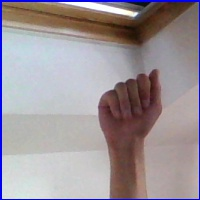
#> input picture asl_alphabet/asl_alphabet_train/asl_alphabet_train/A/A1595.jpg, 200 x 200 px; its folder holds only this picture in this run
$ jupyter execute --allow-errors 'Code1 (LightGBM) - ASL Alphabet.ipynb'
#> lines starting #> are read from the running program, lines starting #| are printed output that depends on the picture
#> further down, image is the input picture: shape (200, 200, 3); mean B, G, R 153.1, 148.1, 157.3
[cell 1]
import numpy as np
import matplotlib.pyplot as plt
import cv2
import os
from skimage.feature import canny
from sklearn.preprocessing import LabelEncoder

[cell 2]
# EDGE BASED SEGMENTATION
def preprocess1(image):
  # resizing
  image = cv2.resize(image,(96,96))
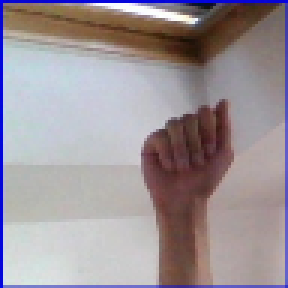
#> image: shape (96, 96, 3) (shown 3 times larger); mean of channels 0, 1, 2 152.9, 147.9, 157.2; drawn as B, G, R
  # gray scaling
  image = cv2.cvtColor(image, cv2.COLOR_BGR2GRAY)
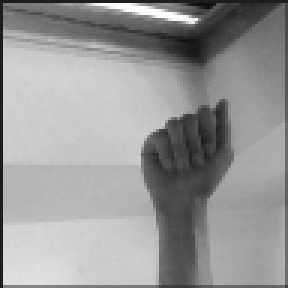
#> image: shape (96, 96) (shown 3 times larger); min 15, max 254, mean 151.3
  # log transformation
  c=0
  if np.max(image) == 0:
        c=0
  else:
        c = 255 / np.log(1 + np.max(image))
#> c = 46.02
  log_image = c * (np.log(image + 1))
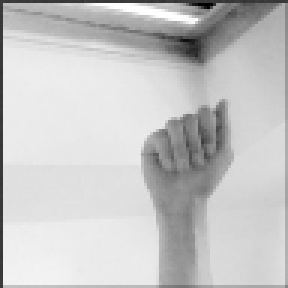
#> log_image: shape (96, 96) float16 (shown 3 times larger); min 127.7, max 255.1, mean 227; drawn with min black and max white
  log_image = np.array(log_image, dtype = np.uint8)
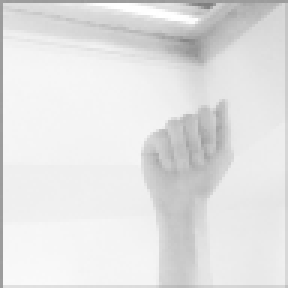
#> log_image: shape (96, 96) (shown 3 times larger); min 127, max 255, mean 226.6
  # canny edge detection
  image = canny(log_image)
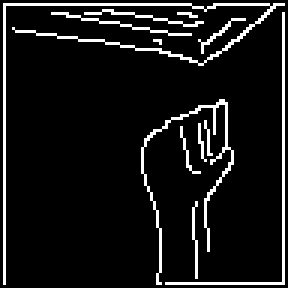
#> image: shape (96, 96) bool (shown 3 times larger); 8.5% white in thin lines or dots
  return image

[cell 3]
rootdir = 'asl_alphabet/asl_alphabet_train/asl_alphabet_train'
images = []
labels = []

for folder in os.listdir(rootdir):
    classes = os.path.join(rootdir,folder)
    label = folder
    for file in os.listdir(classes):
        img = os.path.join(classes, file)
        image = cv2.imread(img)
        image = preprocess1(image)
        images.append(image)
        labels.append(label)
#> pass 2 of the loop `for folder in os.listdir(rootdir):`:
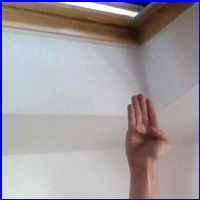
#> input picture asl_alphabet/asl_alphabet_train/asl_alphabet_train/B/B1451.jpg, 200 x 200 px
#> image is the input picture: shape (200, 200, 3); mean B, G, R 160.8, 156, 162.6
#> in preprocess1 (call 2), `log_image = np.array(log_image, dtype = np.uint8)`:
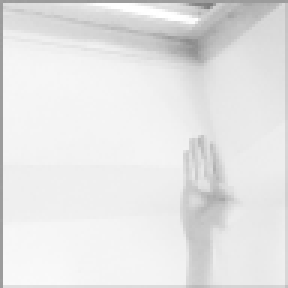
#> log_image: shape (96, 96) (shown 3 times larger); min 127, max 255, mean 229.5
#> in preprocess1 (call 2), `image = canny(log_image)`:
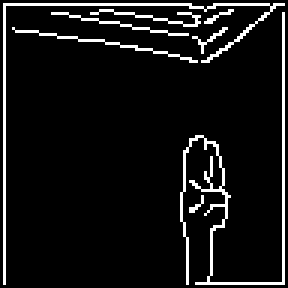
#> image: shape (96, 96) bool (shown 3 times larger); 7.6% white in thin lines or dots

encoder = LabelEncoder()
labels = encoder.fit_transform(labels)

[cell 4]
X = np.array(images)
y = np.array(labels)

[cell 5]
import lightgbm as lgb
from sklearn.model_selection import GridSearchCV
from sklearn.metrics import classification_report
from sklearn.model_selection import train_test_split
from sklearn.metrics import accuracy_score

[cell 6]
# Flatten the images
X_flat = X.reshape(X.shape[0], -1)

from sklearn.preprocessing import StandardScaler
X_std = StandardScaler().fit_transform(X_flat)

from sklearn.decomposition import PCA as sklearnPCA
sklearn_pca = sklearnPCA(n_components=80)
#> (the rest of this cell did not finish here and is left out)

[cell 7]
# Split the dataset into training and testing sets
X_train, X_test, y_train, y_test = train_test_split(X, y, test_size=0.3, random_state=42)
#> y_train = [0]; y_test = [1]

# Define LightGBM classifier and parameters to tune
#> (the rest of this cell did not finish here and is left out)
